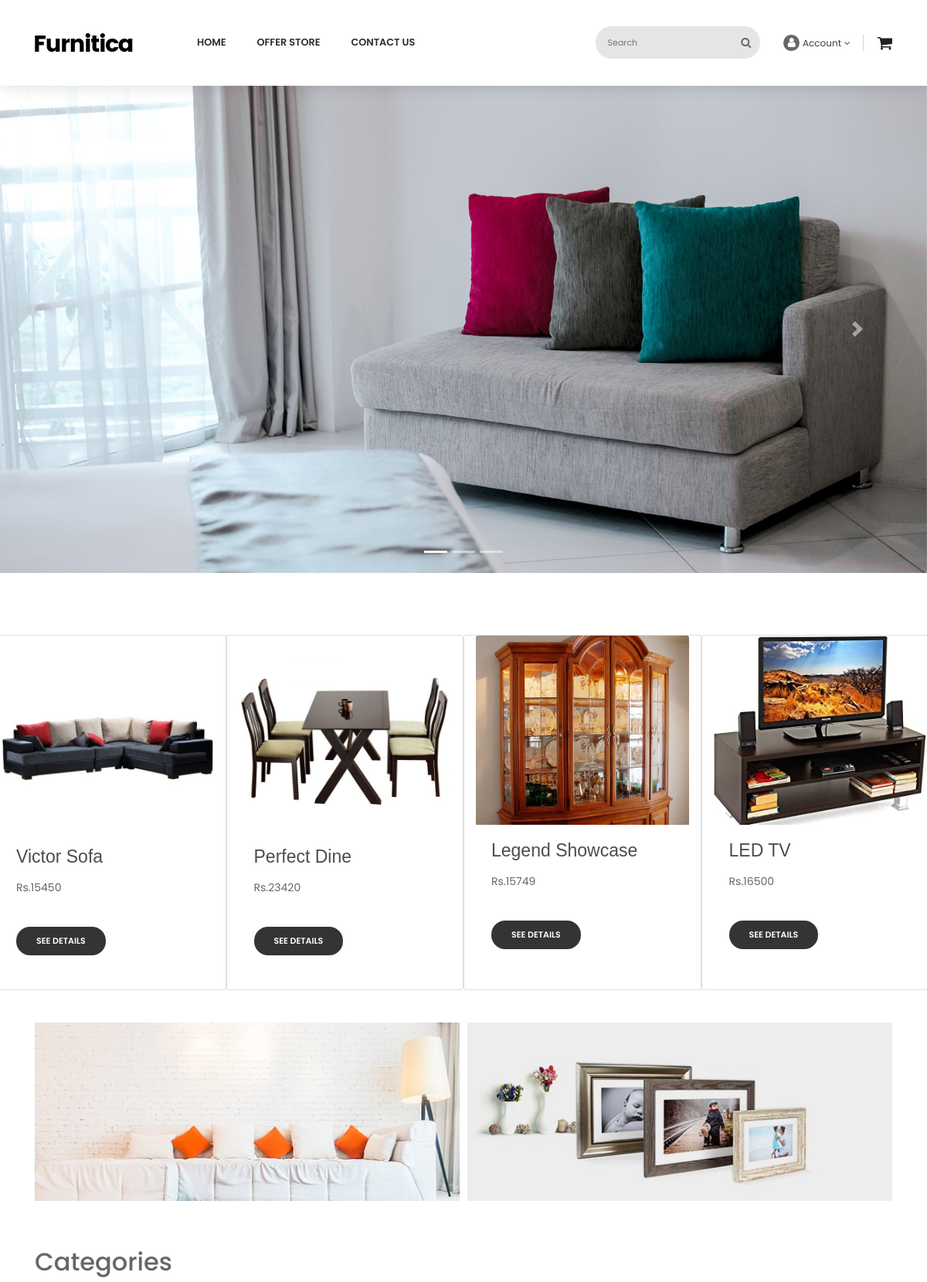
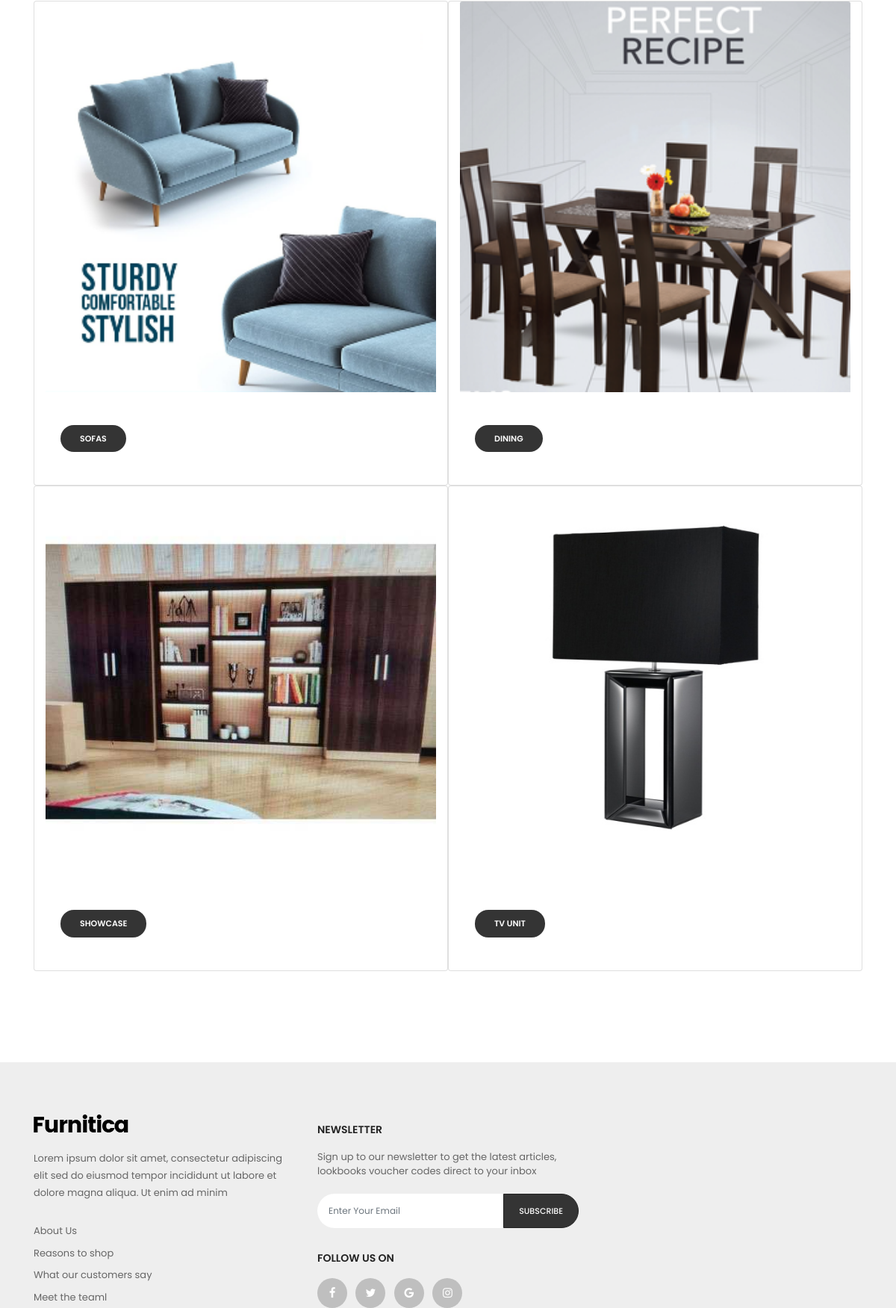
Page /home (signed in, upper part) on the committed database (2 pictures, top to bottom).
### store/models.py (models this page shows, shortened)
class Product(models.Model):
    product_name = models.CharField(max_length=200)
    image1 = models.ImageField(upload_to = 'pics/products')
    image2 = models.ImageField(upload_to = 'pics/products')
    image3 = models.ImageField(upload_to = 'pics/products')
    category = models.ForeignKey(Category, on_delete=CASCADE)
    price = models.IntegerField()
    date_posted = models.DateTimeField(default=timezone.now)

class Category(models.Model):
    cat_name = models.CharField(max_length=200)
    img = models.ImageField(upload_to = 'pics/category')

### customer/views.py (the view)
# urls.py: path('home', views.home, name= 'home'),
def home (request):
    if request.session.has_key('username'):
        queryset = Product.objects.all()
        querycat = Category.objects.all()
        context = {'products': queryset, 'categories': querycat}
        return render(request, 'user/home.html', context)
    else:
        return redirect('landing')

### templates/user/home.html (shortened to what this page needs)
{% load static %}
<!DOCTYPE html>
<html lang="en">
<head>
    <link rel="stylesheet" href="{% static 'user/libs/bootstrap/css/bootstrap.min.css' %}">
    <link rel="stylesheet" href="{% static 'user/libs/font-awesome/css/font-awesome.min.css' %}">
    <link rel="stylesheet" href="{% static 'user/libs/nivo-slider/css/nivo-slider.css' %}">
    <link rel="stylesheet" href="{% static 'user/libs/nivo-slider/css/animate.css' %}">
    <link rel="stylesheet" href="{% static 'user/libs/nivo-slider/css/style.css' %}">
    <link rel="stylesheet" href="{% static 'user/libs/font-material/css/material-design-iconic-font.min.css' %}">
    <link rel="stylesheet" href="{% static 'user/libs/slider-range/css/jslider.css' %}">
    <link rel="stylesheet" href="{% static 'user/libs/owl-carousel/assets/owl.carousel.min.css' %}">
    <link rel="stylesheet" href="{% static 'user/libs/slick-slider/css/slick.css' %}">
    <link rel="stylesheet" href="{% static 'user/libs/slick-slider/css/slick-theme.css' %}">
    <link rel="stylesheet" type="text/css" href="{% static 'user/css/style.css' %}">
    <link rel="stylesheet" type="text/css" href="{% static 'user/css/reponsive.css' %}">
</head>
<body class="user-register blog">
    <header>
        <div class="header-top d-xs-none ">
            <div class="container">
                <div class="row">
                    <div class="col-sm-2 col-md-2 d-flex align-items-center">
                        <div id="logo">
                            <a href="index-2.html">
                                <img src="{% static 'user/img/home/logo.png' %}" alt="logo" class="img-fluid">
                            </a>
                        </div>
                    </div>
                    <div class="col-sm-5 col-md-5 align-items-center justify-content-center navbar-expand-md main-menu">
                        <div class="menu navbar collapse navbar-collapse">
                            <ul class="menu-top navbar-nav">
                                <li>
                                    <a href="#" class="parent">Home</a>
                                </li>
                                <li>
                                    <a href="#" class="parent">OFFER STORE</a>
                                </li>
                                <li>
                                    <a href="contact.html" class="parent">Contact US</a>
                                </li>
                            </ul>
                        </div>
                    </div>
                    <div class="col-sm-5 col-md-5 d-flex align-items-center justify-content-end" id="search_widget">
                        <form method="get" action="#">
                            <input type="text" name="s" value="" placeholder="Search" class="ui-autocomplete-input" autocomplete="off">
                            <button type="submit">
                                <i class="fa fa-search"></i>
                            </button>
                        </form>
                        <div id="block_myaccount_infos" class="hidden-sm-down dropdown">
                            <div class="myaccount-title ">
                                <a href="#acount" data-toggle="collapse" class="acount">
                                    <i class="fa fa-user" aria-hidden="true"></i>
                                    <span>Account</span>
                                    <i class="fa fa-angle-down" aria-hidden="true"></i>
                                </a>
                            </div>
                        </div>
                        <div class="desktop_cart">
                            <div class="blockcart block-cart cart-preview tiva-toggle">
                                <div class="header-cart tiva-toggle-btn">
                                    <i class="fa fa-shopping-cart" aria-hidden="true"></i>
                                </div>
                            </div>
                        </div>
                    </div>
                </div>
            </div>
        </div>
    </header>
<div class="main-content">
    <div class="wrap-banner">
        <div id="carouselExampleIndicators" class="carousel slide" data-ride="carousel">
            <ol class="carousel-indicators">
                <li data-target="#carouselExampleIndicators" data-slide-to="0" class="active"></li>
                <li data-target="#carouselExampleIndicators" data-slide-to="1"></li>
                <li data-target="#carouselExampleIndicators" data-slide-to="2"></li>
            </ol>
            <div class="carousel-inner">
                <div class="carousel-item active">
                    <img class="d-block w-100" src="{% static 'user/img/home/home1-banner1.jpg' %}" alt="First slide">
                </div>
            </div>
            <a class="carousel-control-prev" href="" role="button" data-slide="prev">
                <span class="carousel-control-prev-icon" aria-hidden="true"></span>
            </a>
            <a class="carousel-control-next" href="#carouselExampleIndicators" role="button" data-slide="next">
                <span class="carousel-control-next-icon" aria-hidden="true"></span>
            </a>
        </div>
    </div>
    <div id="wrapper-site">
        <div id="content-wrapper" class="full-width">
            <div id="main">
                <div class="row">
                    {% for product in products %}
                    <div class="card col-sm-3" style="width:100px">
                        <img class="card-img-top" src="{{product.image1.url}}" alt="Card image">
                        <div class="card-body">
                            <h4 class="card-title">{{product.product_name}}</h4>
                            <p class="card-text">Rs.{{product.price}}</p>
                            <a href="{% url 'productdetail' product.id %}" class="btn btn-primary">See Details</a>
                        </div>
                    </div>
                    {% endfor %}
                </div><br><br>
                <section class="page-home">
                    <div class="container">
                        <div class="section spacing-10 group-image-special col-md-12 col-xs-12">
                            <div class="row">
                                <div class="col-lg-6 col-md-6">
                                    <div class="effect">
                                        <a href="#">
                                            <img class="img-fluid" src="{% static 'user/img/home/effect1.jpg' %}"
                                                alt="banner-1" title="banner-1">
                                        </a>
                                    </div>
                                </div>
                                <div class="col-lg-6 col-md-6">
                                    <div class="effect">
                                        <a href="#">
                                            <img class="img-fluid" src="{%  static 'user/img/home/effect2.jpg' %}"
                                                alt="banner-2" title="banner-2">
                                        </a>
                                    </div>
                                </div>
                            </div>
                        </div>
                    </div>
                    <div class="container" style="margin-top: 50px;">
                        <h2>Categories</h2>
                        <div class="container">
                            <div class="row">
                                {% for category in categories %}
                                <div class="card col-md-6" style="width:200px">
                                    <img class="card-img-top" src="{{category.img.url}}" alt="Card image">
                                    <div class="card-body">
                                        <a href="#" class="btn btn-primary">{{category.cat_name}}</a>
                                    </div>
                                </div>
                                {% endfor %}
                            </div>
                        </div>
                    </div>
                </section><br><br>
            </div>
        </div>
    </div>
</div>
<footer class="footer-one">
    <div class="inner-footer">
        <div class="container">
            <div class="footer-top col-lg-12 col-xs-12">
                <div class="row">
                    <div class="tiva-html col-lg-4 col-md-12 col-xs-12">
                        <div class="block">
                            <div class="block-content">
                                <p class="logo-footer">
                                    <img src="img/home/logo.png" alt="img">
                                </p>
                                <p class="content-logo">Lorem ipsum dolor sit amet, consectetur adipiscing elit sed
                                    do eiusmod tempor incididunt
                                    ut labore et dolore magna aliqua. Ut enim ad minim
                                </p>
                            </div>
                        </div>
                        <div class="block">
                            <div class="block-content">
                                <ul>
                                    <li>
                                        <a href="#">About Us</a>
                                    </li>
                                    <li>
                                        <a href="#">Reasons to shop</a>
                                    </li>
                                    <li>
                                        <a href="#">What our customers say</a>
                                    </li>
                                    <li>
                                        <a href="#">Meet the teaml</a>
                                    </li>
                                </ul>
                            </div>
                        </div>
                    </div>
                    <div class="tiva-modules col-lg-4 col-md-6">
                        <div class="block m-top">
                            <div class="block-content">
                                <div class="title-block">Newsletter</div>
                                <div class="sub-title">Sign up to our newsletter to get the latest articles,
                                    lookbooks voucher codes direct
                                    to your inbox
                                </div>
                                <div class="block-newsletter">
                                    <form action="#" method="post">
                                        <div class="input-group">
                                            <input type="text" class="form-control" name="email" value=""
                                                placeholder="Enter Your Email">
                                            <span class="input-group-btn">
                                                <button class="effect-btn btn btn-secondary "
                                                    name="submitNewsletter" type="submit">
                                                    <span>subscribe</span>
                                                </button>
                                            </span>
                                        </div>
                                    </form>
                                </div>
                            </div>
                        </div>
                        <div class="block m-top1">
                            <div class="block-content">
                                <div class="social-content">
                                    <div class="title-block">
                                        Follow us on
                                    </div>
                                    <div id="social-block">
                                        <div class="social">
                                            <ul class="list-inline mb-0 justify-content-end">
                                                <li class="list-inline-item mb-0">
                                                    <a href="#" target="_blank">
                                                        <i class="fa fa-facebook"></i>
                                                    </a>
                                                </li>
                                                <li class="list-inline-item mb-0">
                                                    <a href="#" target="_blank">
                                                        <i class="fa fa-twitter"></i>
                                                    </a>
                                                </li>
                                                <li class="list-inline-item mb-0">
                                                    <a href="#" target="_blank">
                                                        <i class="fa fa-google"></i>
                                                    </a>
                                                </li>
                                                <li class="list-inline-item mb-0">
                                                    <a href="#" target="_blank">
                                                        <i class="fa fa-instagram"></i>
                                                    </a>
                                                </li>
                                            </ul>
                                        </div>
                                    </div>
                                </div>
                            </div>
                        </div>
                    </div>
                </div>
            </div>
        </div>
    </div>
</footer>
</body>
</html>

### rows in the picture
Product: image1 (picture), product_name "Victor Sofa", price "15450"
Product: image1 (picture), product_name "Perfect Dine", price "23420"
Product: image1 (picture), product_name "Legend Showcase", price "15749"
Product: image1 (picture), product_name "LED TV", price "16500"
Category: img (picture), cat_name "SOFAS"
Category: img (picture), cat_name "DINING"
Category: img (picture), cat_name "SHOWCASE"
Category: img (picture), cat_name "TV UNIT"
